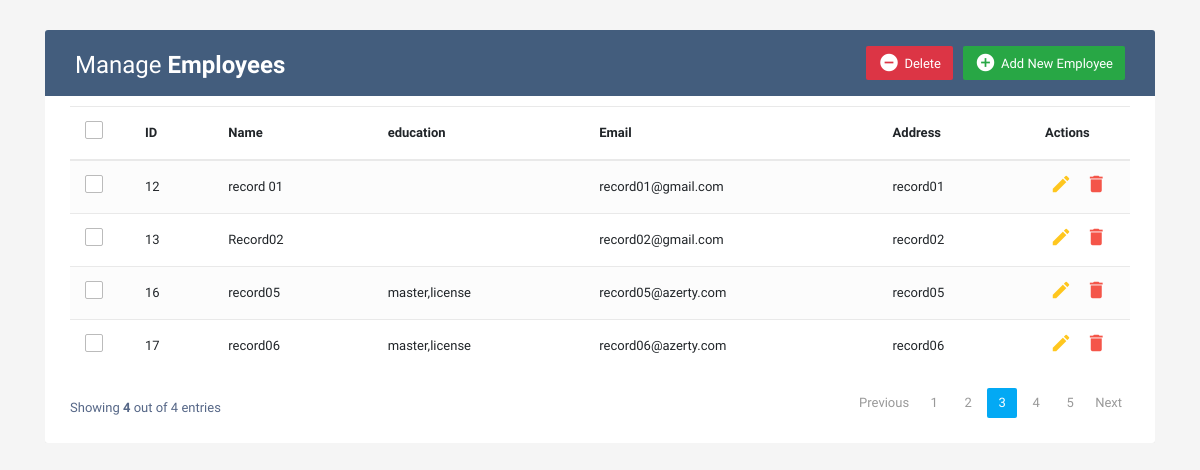
The page / on the database its author committed.
### tables this page shows
CREATE TABLE `employees` (
  `id` int(11) NOT NULL,
  `name` tinytext NOT NULL,
  `education` varchar(173) NOT NULL,
  `Email` mediumtext NOT NULL,
  `Adress` mediumtext DEFAULT NULL
);

### php/displayData.php (the view, shortened to what this page needs)
<?php
include "db.php";
function number() {
    global $db;
    $sql = "SELECT * FROM `employees`";
if ($result = mysqli_query($db, $sql)) {
    $rowcount = mysqli_num_rows( $result );
    printf($rowcount);
 }
}
function displaydata()
{
    global $db;
            $query = "SELECT * FROM `employees`";
            $result = mysqli_query ($db,$query);
            while ($all_rows = mysqli_fetch_assoc($result))
            {
                echo '
                <tr>
                <td>
                    <span class="custom-checkbox">
                        <input class="groupA" type="checkbox" id="checkbox5" value="1">
                        <label for="checkbox5"></label>
                    </span>
                </td>
                <td>'.$all_rows["id"].'</td>
                <td id="name">'.$all_rows["name"].'</td>
                <td id="education">'.$all_rows["education"].'</td>
                <td id="email">'.$all_rows["Email"].'</td>
                <td>'.$all_rows["Adress"].'</td>
                <td>
                    <a href="#editEmployeeModal" data-id="'.$all_rows["id"].'" class="edit" data-toggle="modal"><i class="material-icons" data-toggle="tooltip" title="Edit">&#xE254;</i></a>
                    <a href="#deleteEmployeeModal" data-id="'.$all_rows["id"].'" class="delete" data-toggle="modal"><i class="material-icons" data-toggle="tooltip" title="Delete">&#xE872;</i></a>
                </td>
            </tr>
                ';
            }
}
?>

### index.php (shortened to what this page needs)
<?php
include "php/displayData.php";
?>
<!DOCTYPE html>
<html lang="en">
<head>
<link rel="stylesheet" href="css/bootstrap.min.css">
<link rel="stylesheet" href="css/style.css">
</head>
<body>
<div class="container-xl">
	<div class="table-responsive">
		<div class="table-wrapper">
			<div class="table-title">
				<div class="row">
					<div class="col-sm-6">
						<h2>Manage <b>Employees</b></h2>
					</div>
					<div class="col-sm-6">
						<a href="#addEmployeeModal" class="btn btn-success" data-toggle="modal"><i class="material-icons">&#xE147;</i> <span>Add New Employee</span></a>
						<a href="#deleteEmployeeModal" class="btn btn-danger" data-toggle="modal"><i class="material-icons">&#xE15C;</i> <span>Delete</span></a>
					</div>
				</div>
			</div>
			<table id="table" class="table table-striped table-hover">
				<thead>
					<tr>
						<th>
							<span class="custom-checkbox">
								<label for="selectAll"></label>
							</span>
						</th>
						<th contenteditable="true">ID</th>
						<th>Name</th>
						<th>education</th>
						<th class="test">Email</th>
						<th>Address</th>
						<th>Actions</th>
					</tr>
				</thead>
				<tbody>
					<?php
					displayData();
					?>
				</tbody>
			</table>
			<div class="clearfix">
				<div class="hint-text"><span id="output"></span> <?php number() ?></b> entries</div>
				<ul class="pagination">
					<li class="page-item disabled"><a href="#">Previous</a></li>
					<li class="page-item"><a href="#" class="page-link">1</a></li>
					<li class="page-item"><a href="#" class="page-link">2</a></li>
					<li class="page-item active"><a href="#" class="page-link">3</a></li>
					<li class="page-item"><a href="#" class="page-link">4</a></li>
					<li class="page-item"><a href="#" class="page-link">5</a></li>
					<li class="page-item"><a href="#" class="page-link">Next</a></li>
				</ul>
			</div>
		</div>
	</div>
</div>
</body>
</html>

### css/style.css (style rules this page uses)
body { color: #566787; background: #f5f5f5; font-family: 'Varela Round', sans-serif; font-size: 13px; }
.table-responsive { margin: 30px 0; }
.table-wrapper { background: #fff; padding: 20px 25px; border-radius: 3px; min-width: 1000px; box-shadow: 0 1px 1px rgba(0,0,0,.05); }
.table-title { padding-bottom: 15px; background: #435d7d; color: #fff; padding: 16px 30px; min-width: 100%; margin: -20px -25px 10px; border-radius: 3px 3px 0 0; }
.table-title h2 { margin: 5px 0 0; font-size: 24px; }
.table-title .btn { color: #fff; float: right; font-size: 13px; border: none; min-width: 50px; border-radius: 2px; border: none; outline: none !important; margin-left: 10px; }
.table-title .btn i { float: left; font-size: 21px; margin-right: 5px; }
.table-title .btn span { float: left; margin-top: 2px; }
table.table tr th, table.table tr td { border-color: #e9e9e9; padding: 12px 15px; vertical-align: middle; }
table.table tr th:first-child { width: 60px; }
table.table tr th:last-child { width: 100px; }
table.table-striped tbody tr:nth-of-type(odd) { background-color: #fcfcfc; }
table.table td:last-child i { opacity: 0.9; font-size: 22px; margin: 0 5px; }
table.table td a { font-weight: bold; color: #566787; display: inline-block; text-decoration: none; outline: none !important; }
table.table td a.edit { color: #FFC107; }
table.table td a.delete { color: #F44336; }
table.table td i { font-size: 19px; }
.pagination { float: right; margin: 0 0 5px; }
.pagination li a { border: none; font-size: 13px; min-width: 30px; min-height: 30px; color: #999; margin: 0 2px; line-height: 30px; border-radius: 2px !important; text-align: center; padding: 0 6px; }
.pagination li.active a, .pagination li.active a.page-link { background: #03A9F4; }
.hint-text { float: left; margin-top: 10px; font-size: 13px; }
.custom-checkbox { position: relative; }
.custom-checkbox label:before { width: 18px; height: 18px; }
.custom-checkbox label:before { content: ''; margin-right: 10px; display: inline-block; vertical-align: text-top; background: white; border: 1px solid #bbb; border-radius: 2px; box-sizing: border-box; z-index: 2; }

### rows shown on the page
employees: id "12", name "record 01", Email "record01@gmail.com", Adress "record01"
employees: id "13", name "Record02", Email "record02@gmail.com", Adress "record02"
employees: id "16", name "record05", education "master,license", Email "record05@azerty.com", Adress "record05"
employees: id "17", name "record06", education "master,license", Email "record06@azerty.com", Adress "record06"
